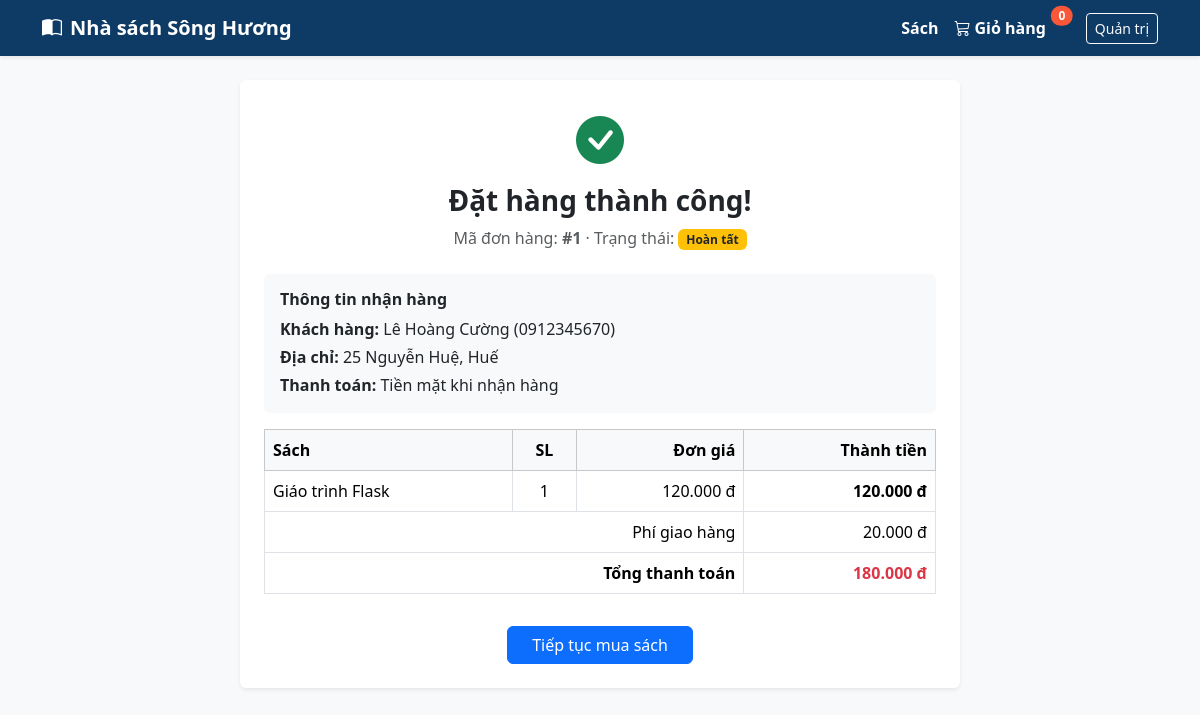
The app's page /orders/1 with its own data.
### models.py (models this page shows)
class Order(db.Model):
    __tablename__ = "orders"
    id: Mapped[int] = mapped_column(primary_key=True)
    customer_name: Mapped[str] = mapped_column(String(100), nullable=False)
    phone: Mapped[str] = mapped_column(String(15), nullable=False)
    email: Mapped[Optional[str]] = mapped_column(String(120), nullable=True)
    address: Mapped[str] = mapped_column(String(255), nullable=False)
    note: Mapped[Optional[str]] = mapped_column(String(255), nullable=True)
    payment_method: Mapped[str] = mapped_column(String(50), default="COD")
    shipping_fee: Mapped[int] = mapped_column(default=0)
    total_amount: Mapped[int] = mapped_column(nullable=False)
    status: Mapped[str] = mapped_column(String(30), default="Chờ xác nhận")
    created_at: Mapped[datetime] = mapped_column(DateTime, default=datetime.now)
    items: Mapped[List["OrderItem"]] = relationship(
        back_populates="order", cascade="all, delete-orphan"
    )
    histories: Mapped[List["OrderHistory"]] = relationship(
        back_populates="order",
        cascade="all, delete-orphan",
        order_by="OrderHistory.id.asc()"
    )

class OrderItem(db.Model):
    __tablename__ = "order_items"
    id: Mapped[int] = mapped_column(primary_key=True)
    order_id: Mapped[int] = mapped_column(ForeignKey("orders.id"), nullable=False)
    book_id: Mapped[int] = mapped_column(ForeignKey("books.id"), nullable=False)
    quantity: Mapped[int] = mapped_column(nullable=False)
    unit_price: Mapped[int] = mapped_column(nullable=False)
    order: Mapped["Order"] = relationship(back_populates="items")
    book: Mapped["Book"] = relationship(back_populates="order_items")

class Book(db.Model):
    __tablename__ = "books"
    id: Mapped[int] = mapped_column(primary_key=True)
    title: Mapped[str] = mapped_column(String(200), unique=True, nullable=False)
    author: Mapped[str] = mapped_column(String(100), nullable=False)
    publisher: Mapped[Optional[str]] = mapped_column(String(100), default="NXB Đại học Huế")
    publish_year: Mapped[int] = mapped_column(default=2024)
    price: Mapped[int] = mapped_column(nullable=False)
    stock: Mapped[int] = mapped_column(default=0)
    description: Mapped[Optional[str]] = mapped_column(Text, nullable=True)
    cover_image: Mapped[Optional[str]] = mapped_column(String(255), nullable=True)
    category_id: Mapped[int] = mapped_column(ForeignKey("categories.id"), nullable=False)
    category: Mapped["Category"] = relationship(back_populates="books")
    order_items: Mapped[List["OrderItem"]] = relationship(back_populates="book")

### app.py (the view)
@app.get("/orders/<int:order_id>")
def order_success(order_id):
    order = db.get_or_404(Order, order_id)
    return render_template("order_success.html", order=order)

### app.py (called while the page is built)
@app.context_processor
def inject_globals():
    cart = session.get("cart", {})
    cart_count = sum(cart.values())
    pending_orders_count = db.session.scalar(
        db.select(func.count(Order.id)).where(Order.status == "Chờ xác nhận")
    ) or 0
    return dict(cart_count=cart_count, pending_orders_count=pending_orders_count)

### templates/order_success.html (shortened to what this page needs)
{% extends "base.html" %}
{% block content %}
<div class="card border-0 shadow-sm p-4 mx-auto" style="max-width: 720px;">
    <div class="text-center mb-4">
        <i class="bi bi-check-circle-fill text-success" style="font-size: 3rem;"></i>
        <h3 class="fw-bold mt-2">Đặt hàng thành công!</h3>
        <p class="text-muted mb-0">Mã đơn hàng: <strong>#{{ order.id }}</strong> · Trạng thái: <span class="badge bg-warning text-dark">{{ order.status }}</span></p>
    </div>
    <div class="bg-light rounded p-3 mb-3">
        <h6 class="fw-bold">Thông tin nhận hàng</h6>
        <p class="mb-1"><strong>Khách hàng:</strong> {{ order.customer_name }} ({{ order.phone }})</p>
        <p class="mb-1"><strong>Địa chỉ:</strong> {{ order.address }}</p>
        <p class="mb-0"><strong>Thanh toán:</strong> {{ order.payment_method }}</p>
    </div>
    <table class="table table-bordered align-middle">
        <thead class="table-light">
            <tr>
                <th>Sách</th>
                <th class="text-center">SL</th>
                <th class="text-end">Đơn giá</th>
                <th class="text-end">Thành tiền</th>
            </tr>
        </thead>
        <tbody>
            {% for item in order.items %}
            <tr>
                <td>{{ item.book.title }}</td>
                <td class="text-center">{{ item.quantity }}</td>
                <td class="text-end">{{ "{:,.0f}".format(item.unit_price).replace(",", ".") }} đ</td>
                <td class="text-end fw-semibold">{{ "{:,.0f}".format(item.unit_price * item.quantity).replace(",", ".") }} đ</td>
            </tr>
            {% endfor %}
        </tbody>
        <tfoot>
            <tr>
                <td colspan="3" class="text-end">Phí giao hàng</td>
                <td class="text-end">{{ "Miễn phí" if order.shipping_fee == 0 else "{:,.0f} đ".format(order.shipping_fee).replace(",", ".") }}</td>
            </tr>
            <tr>
                <td colspan="3" class="text-end fw-bold">Tổng thanh toán</td>
                <td class="text-end fw-bold text-danger">{{ "{:,.0f}".format(order.total_amount).replace(",", ".") }} đ</td>
            </tr>
        </tfoot>
    </table>
    <div class="text-center mt-3">
        <a href="{{ url_for('books_list') }}" class="btn btn-primary px-4">Tiếp tục mua sách</a>
    </div>
</div>
{% endblock %}

### records on screen
Order: id "1", status "Hoàn tất", customer_name "Lê Hoàng Cường", phone "0912345670", address "25 Nguyễn Huệ, Huế", payment_method "Tiền mặt khi nhận hàng", shipping_fee "20.000 đ", total_amount "180.000"
OrderItem: book "Giáo trình Flask", quantity "1", unit_price "120.000", unit_price+quantity "120.000"

### other values on screen
{{ cart_count }} "0"
